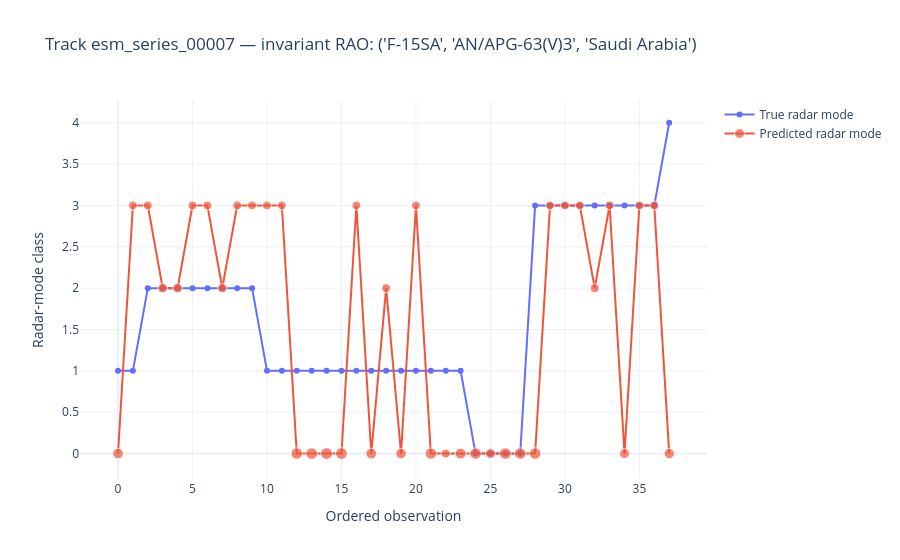

Notebook source saved alongside this figure:
### Code cell
# Interactive mode timeline for a selected held-out track.
import plotly.graph_objects as go
DASHBOARD_TRACK_INDEX = int(os.environ.get("DASHBOARD_TRACK_INDEX", str(int(test_track_indices[0]))))
if DASHBOARD_TRACK_INDEX not in set(test_track_indices.tolist()):
    raise ValueError("DASHBOARD_TRACK_INDEX must identify a held-out test track")
positions = np.flatnonzero(observation_track_index.detach().cpu().numpy() == DASHBOARD_TRACK_INDEX)
positions = positions[np.argsort([node_meta[observation_node_indices[p]]["sequence_index"] for p in positions])]
true_modes = mode_targets.detach().cpu().numpy()[positions]
predicted_modes = mode_probabilities.argmax(1)[positions]
confidence = mode_probabilities[positions].max(1)
timeline = go.Figure()
timeline.add_trace(go.Scatter(x=np.arange(len(positions)), y=true_modes, mode="lines+markers", name="True radar mode"))
timeline.add_trace(go.Scatter(x=np.arange(len(positions)), y=predicted_modes, mode="lines+markers", name="Predicted radar mode",
                              marker={"size": 7 + 7 * confidence}, customdata=confidence,
                              hovertemplate="Observation %{x}<br>Mode class %{y}<br>Confidence %{customdata:.3f}<extra></extra>"))
predicted_rao = rao_vocab[int(rao_probabilities[DASHBOARD_TRACK_INDEX].argmax())]
timeline.update_layout(title=f"Track {series_ids[DASHBOARD_TRACK_INDEX]} — invariant RAO: {predicted_rao}",
                       xaxis_title="Ordered observation", yaxis_title="Radar-mode class", template="plotly_white")
timeline_path = ARTIFACT_DIR / "track_mode_timeline.html"
timeline.write_html(timeline_path, include_plotlyjs=True)
mlflow.log_artifact(timeline_path, artifact_path="dashboards")
timeline.show()
print(timeline_path)

### Figure 1 — Plotly figure (JSON) as saved in the notebook; plotly's stock layout.template omitted (floating-point values rounded to 4 significant figures)
{"data": [{"mode": "lines+markers", "name": "True radar mode", "x": [0, 1, 2, 3, 4, 5, 6, 7, 8, 9, 10, 11, 12, 13, 14, 15, 16, 17, 18, 19, 20, 21, 22, 23, 24, 25, 26, 27, 28, 29, 30, 31, 32, 33, 34, 35, 36, 37], "y": [1, 1, 2, 2, 2, 2, 2, 2, 2, 2, 1, 1, 1, 1, 1, 1, 1, 1, 1, 1, 1, 1, 1, 1, 0, 0, 0, 0, 3, 3, 3, 3, 3, 3, 3, 3, 3, 4], "type": "scatter"}, {"customdata": [0.5214, 0.2704, 0.27, 0.3774, 0.3725, 0.2645, 0.2655, 0.3384, 0.2703, 0.2719, 0.2704, 0.2674, 0.647, 0.6751, 0.6957, 0.6758, 0.2611, 0.5386, 0.2647, 0.4963, 0.2664, 0.6237, 0.2909, 0.5496, 0.6354, 0.4229, 0.6597, 0.6464, 0.6502, 0.2613, 0.2696, 0.2659, 0.2997, 0.2728, 0.4171, 0.2557, 0.2621, 0.4747], "hovertemplate": "Observation %{x}<br>Mode class %{y}<br>Confidence %{customdata:.3f}<extra></extra>", "marker": {"size": [10.65, 8.893, 8.89, 9.642, 9.608, 8.851, 8.859, 9.369, 8.892, 8.903, 8.893, 8.871, 11.53, 11.73, 11.87, 11.73, 8.828, 10.77, 8.853, 10.47, 8.865, 11.37, 9.036, 10.85, 11.45, 9.961, 11.62, 11.52, 11.55, 8.829, 8.887, 8.862, 9.098, 8.91, 9.92, 8.79, 8.835, 10.32]}, "mode": "lines+markers", "name": "Predicted radar mode", "x": [0, 1, 2, 3, 4, 5, 6, 7, 8, 9, 10, 11, 12, 13, 14, 15, 16, 17, 18, 19, 20, 21, 22, 23, 24, 25, 26, 27, 28, 29, 30, 31, 32, 33, 34, 35, 36, 37], "y": [0, 3, 3, 2, 2, 3, 3, 2, 3, 3, 3, 3, 0, 0, 0, 0, 3, 0, 2, 0, 3, 0, 0, 0, 0, 0, 0, 0, 0, 3, 3, 3, 2, 3, 0, 3, 3, 0], "type": "scatter"}], "layout": {"title": {"text": "Track esm_series_00007 — invariant RAO: ('F-15SA', 'AN/APG-63(V)3', 'Saudi Arabia')"}, "xaxis": {"title": {"text": "Ordered observation"}}, "yaxis": {"title": {"text": "Radar-mode class"}}}}
